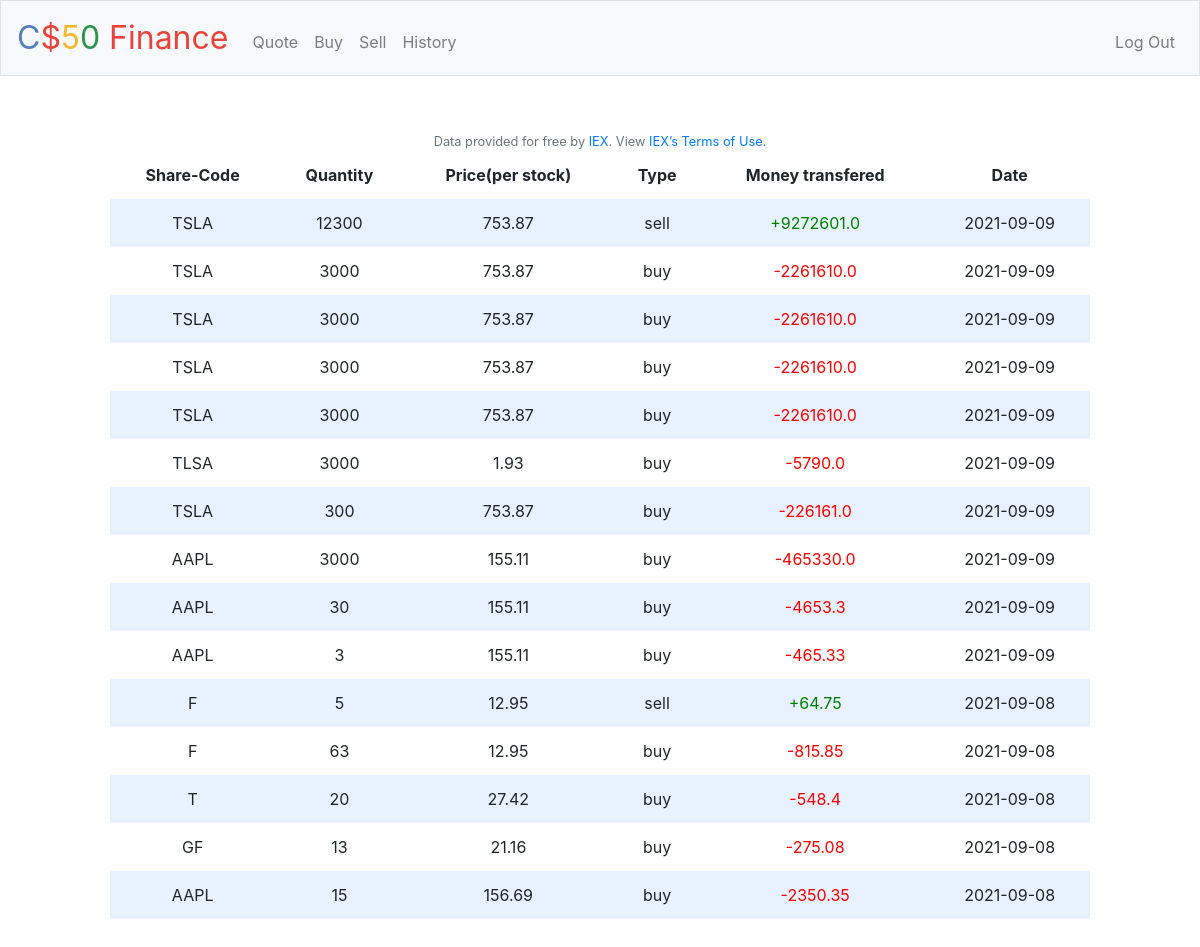
Page /history (signed in) on the earlier database version.
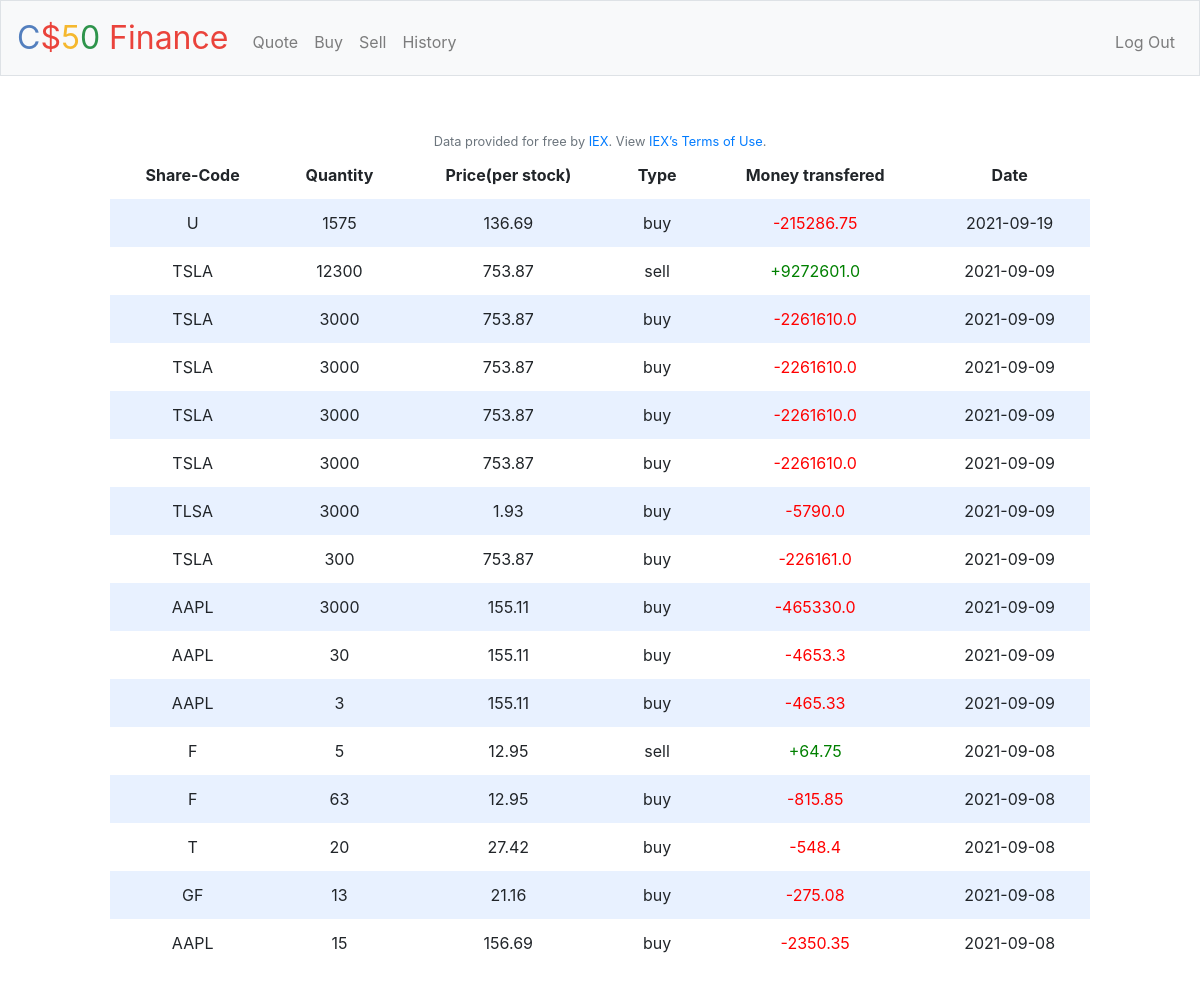
Same page on the later database version.
### tables this page shows
CREATE TABLE transactions(id INTEGER, type TEXT NOT NULL, user_id INTEGER, quantity INTEGER, share TEXT NOT NULL, price REAL, time TEXT NOT NULL, PRIMARY KEY(id));

### application.py (the view)
@app.route("/history")
@login_required
def history():
    transactions = db.execute("SELECT * FROM transactions WHERE user_id = ? ORDER BY id DESC", session.get("user_id"))
    return render_template("history.html",transactions = transactions)

### application.py (called while the page is built)
@app.after_request
def after_request(response):
    response.headers["Cache-Control"] = "no-cache, no-store, must-revalidate"
    response.headers["Expires"] = 0
    response.headers["Pragma"] = "no-cache"
    return response

### helpers.py (called while the page is built)
def login_required(f):
    @wraps(f)
    def decorated_function(*args, **kwargs):
        if session.get("user_id") is None:
            return redirect("/login")
        return f(*args, **kwargs)
    return decorated_function

### templates/history.html (shortened to what this page needs)
{% extends "layout.html" %}
{% block main %}
<div class="section">
        <table>
            <thead>
                <tr>
                    <th>Share-Code</th>
                    <th>Quantity</th>
                    <th>Price(per stock)</th>
                    <th>Type</th>
                    <th>Money transfered</th>
                    <th>Date</th>
                </tr>
            </thead>
            <tbody>
                {% if transactions %}
                {% for transaction in transactions %}
                <tr>
                    <td>{{ transaction.share }}</td>
                    <td>{{ transaction.quantity }}</td>
                    <td>{{USD~transaction.price|round(2)}}</td>
                    <td>{{transaction.type}}</td>
                    {% if transaction.type == 'buy' %}
                    <td style="color: red;">{{ "-"~(transaction.price*transaction.quantity)|round(2) }}</td>
                    {% elif transaction.type == 'sell' %}
                    <td style="color: green;">{{ "+"~transaction.price*transaction.quantity }}</td>
                    {% endif %}
                    <td>{{transaction.time}}</td>
                </tr>
                {% endfor %}
                {% endif %}
</div>
<footer class="small text-center text-muted">
    Data provided for free by <a href="https://iextrading.com/developer">IEX</a>. View <a href="https://iextrading.com/api-exhibit-a/">IEX’s Terms of Use</a>.
</footer>
{% endblock %}

### templates/layout.html (shortened to what this page needs)
<!DOCTYPE html>
<html lang="en">
    <head>
        <link rel="stylesheet" href="https://cdn.jsdelivr.net/npm/bootstrap@4.5.3/dist/css/bootstrap.min.css">
        <link href="/static/styles.css" rel="stylesheet">
    </head>
    <body>
        <nav class="navbar navbar-expand-md navbar-light bg-light border">
            <a class="navbar-brand" href="/"><span class="blue">C</span><span class="red">$</span><span class="yellow">5</span><span class="green">0</span> <span class="red">Finance</span></a>
            <div class="collapse navbar-collapse" id="navbar">
                {% if session.user_id %}
                    <ul class="navbar-nav mr-auto mt-2">
                        <li class="nav-item"><a class="nav-link" href="/quote">Quote</a></li>
                        <li class="nav-item"><a class="nav-link" href="/buy">Buy</a></li>
                        <li class="nav-item"><a class="nav-link" href="/sell">Sell</a></li>
                        <li class="nav-item"><a class="nav-link" href="/history">History</a></li>
                    </ul>
                    <ul class="navbar-nav ml-auto mt-2">
                        <li class="nav-item"><a class="nav-link" href="/logout">Log Out</a></li>
                    </ul>
                {% else %}
                    <ul class="navbar-nav ml-auto mt-2">
                        <li class="nav-item"><a class="nav-link" href="/register">Register</a></li>
                        <li class="nav-item"><a class="nav-link" href="/login">Log In</a></li>
                    </ul>
                {% endif %}
            </div>
        </nav>
        <main class="container p-5">
            {% block main %}{% endblock %}
        </main>
    </body>
</html>

### static/styles.css (style rules this page uses)
nav .navbar-brand { font-size: xx-large; }
nav .navbar-brand .blue { color: #537fbe; }
nav .navbar-brand .red { color: #ea433b; }
nav .navbar-brand .yellow { color: #f5b82e; }
nav .navbar-brand .green { color: #2e944b; }
main { overflow-x: auto; text-align: center; }
.section { padding-bottom: 1rem; padding-left: 2rem; padding-right: 2rem; padding-top: 0.5rem; }
table { background-color: transparent; margin-bottom: 1rem; width: 100%; }
table th, table td { padding: 0.75rem; vertical-align: middle; }
tbody tr:nth-of-type(odd) { background-color: rgb(179, 208, 255, 0.3) }

Differences in the rows shown:
added transactions: price "136.69", price+quantity "-215286.75"
